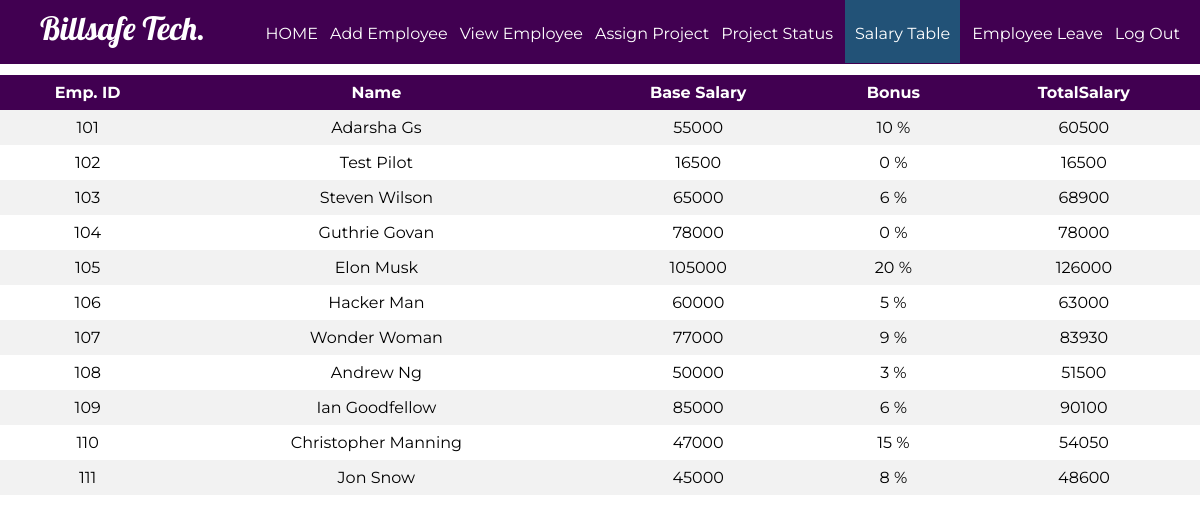
The app's page /salaryemp.php with its own data.
### tables this page shows
CREATE TABLE `salary` (
  `id` int(11) NOT NULL,
  `base` int(11) NOT NULL,
  `bonus` int(11) DEFAULT NULL,
  `total` int(11) DEFAULT NULL
);

CREATE TABLE `employee` (
  `id` int(11) NOT NULL,
  `firstName` varchar(100) NOT NULL,
  `lastName` varchar(100) NOT NULL,
  `email` varchar(100) NOT NULL,
  `password` text NOT NULL,
  `birthday` date NOT NULL,
  `gender` varchar(10) NOT NULL,
  `contact` varchar(20) NOT NULL,
  `nid` int(20) NOT NULL,
  `address` varchar(100) DEFAULT NULL,
  `dept` varchar(100) NOT NULL,
  `degree` varchar(100) NOT NULL,
  `pic` text NOT NULL
);

### salaryemp.php (the view, shortened to what this page needs)
<?php
$sql = "SELECT employee.id,employee.firstName,employee.lastName,salary.base,salary.bonus,salary.total from employee,`salary` where employee.id=salary.id";
$result = mysqli_query($conn, $sql);
?>
<html>
<head>
	<link rel="stylesheet" type="text/css" href="styleview.css">
</head>
<body>
	<header>
		<nav>
			<h1>Billsafe Tech.</h1>
			<ul id="navli">
				<li><a class="homeblack" href="aloginwel.php">HOME</a></li>
				<li><a class="homeblack" href="addemp.php">Add Employee</a></li>
				<li><a class="homeblack" href="viewemp.php">View Employee</a></li>
				<li><a class="homeblack" href="assign.php">Assign Project</a></li>
				<li><a class="homeblack" href="assignproject.php">Project Status</a></li>
				<li><a class="homecolor" href="salaryemp.php">Salary Table</a></li>
				<li><a class="homeblack" href="empleave.php">Employee Leave</a></li>
				<li><a class="homeblack" href="alogin.html">Log Out</a></li>
			</ul>
		</nav>
	</header>
	<div class="divider"></div>
	<table>
			<tr>
				<th align = "center">Emp. ID</th>
				<th align = "center">Name</th>
				<th align = "center">Base Salary</th>
				<th align = "center">Bonus</th>
				<th align = "center">TotalSalary</th>
			</tr>
			<?php
				while ($employee = mysqli_fetch_assoc($result)) {
					echo "<tr>";
					echo "<td>".$employee['id']."</td>";
					echo "<td>".$employee['firstName']." ".$employee['lastName']."</td>";
					echo "<td>".$employee['base']."</td>";
					echo "<td>".$employee['bonus']." %</td>";
					echo "<td>".$employee['total']."</td>";
				}
			?>
			</table>
</body>
</html>

### styleview.css (style rules this page uses)
body { margin: 0px; }
header { background: #410051; color: white; padding: 8px 20px 6px 40px; height: 50px; }
header h1 { display: inline; font-family: 'Lobster', cursive; font-weight: 400; font-size: 32px; float: left; margin-top: 0px; margin-right: 10px; }
nav ul { display: inline; padding: 0px; float: right; }
nav ul li { display: inline-block; list-style-type: none; color: white; float: left; margin-left: 12px; }
nav ul li a { color: white; text-decoration: none; }
#navli { font-family: 'Montserrat', sans-serif; }
.homecolor { background-color: #225277; padding: 30px 10px 20px 10px; }
.divider { background-color: white; height: 5px; }
table { margin: 0px; border-collapse: collapse; width: 100%; font-family: 'Montserrat', sans-serif; }
th, td { text-align: center; padding: 8px; }
tr:nth-child(even) { background-color: #f2f2f2 }
th { background-color: #410051; color: white; }

### records on screen
salary: id "101", id.firstName "Adarsha", id.lastName "Gs", base "55000", bonus "10", total "60500"
salary: id "102", id.firstName "Test", id.lastName "Pilot", base "16500", bonus "0", total "16500"
salary: id "103", id.firstName "Steven", id.lastName "Wilson", base "65000", bonus "6", total "68900"
salary: id "104", id.firstName "Guthrie", id.lastName "Govan", base "78000", bonus "0", total "78000"
salary: id "105", id.firstName "Elon", id.lastName "Musk", base "105000", bonus "20", total "126000"
salary: id "106", id.firstName "Hacker", id.lastName "Man", base "60000", bonus "5", total "63000"
salary: id "107", id.firstName "Wonder", id.lastName "Woman", base "77000", bonus "9", total "83930"
salary: id "108", id.firstName "Andrew", id.lastName "Ng", base "50000", bonus "3", total "51500"
salary: id "109", id.firstName "Ian", id.lastName "Goodfellow", base "85000", bonus "6", total "90100"
salary: id "110", id.firstName "Christopher", id.lastName "Manning", base "47000", bonus "15", total "54050"
salary: id "111", id.firstName "Jon", id.lastName "Snow", base "45000", bonus "8", total "48600"
